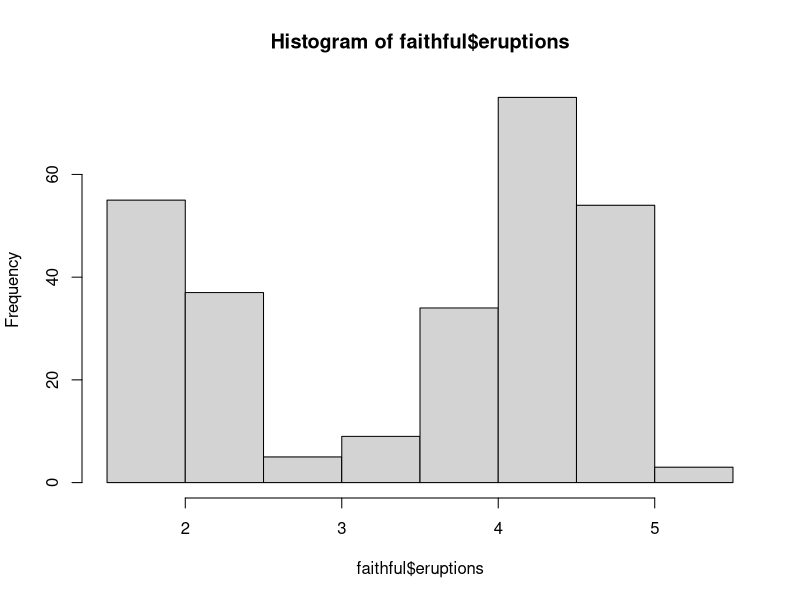
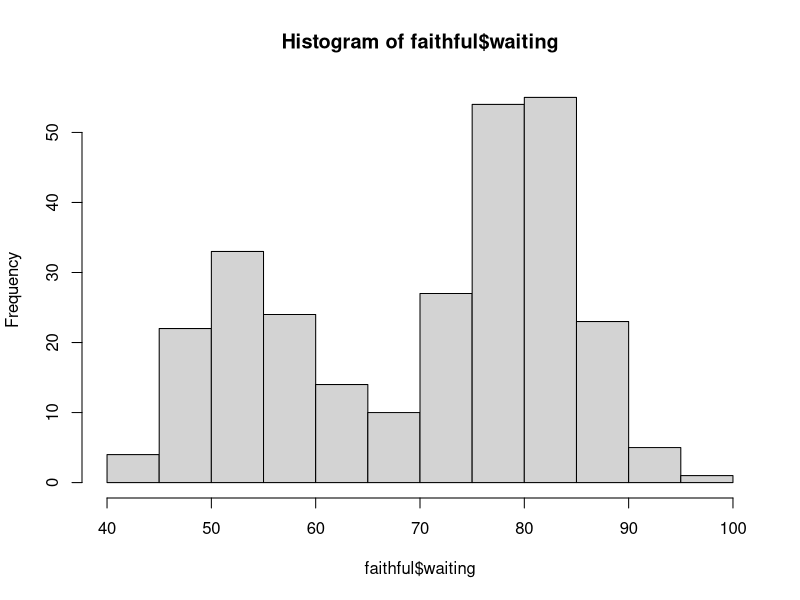
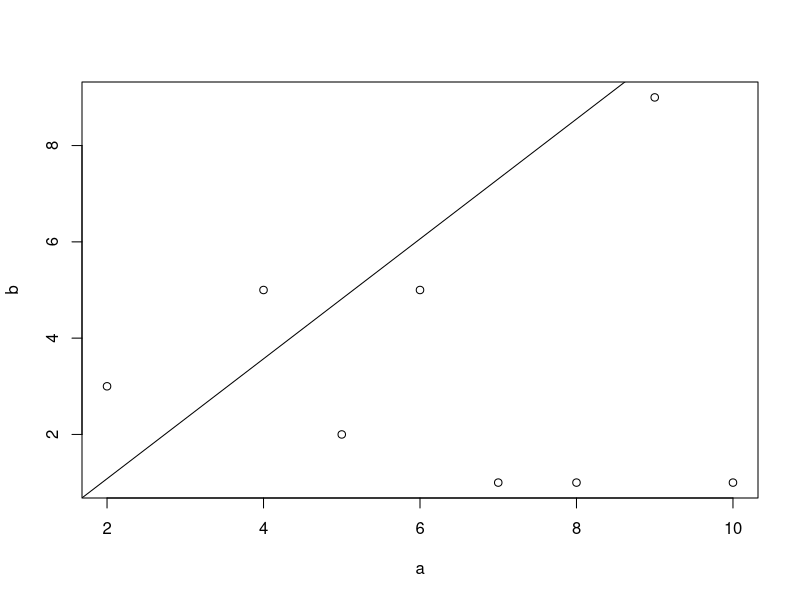

Generate these figures, in order, with R: (Note: this script raises an error after producing the figures.)
datasets::faithful

View(faithful)
summary(faithful)
sd(faithful$eruptions)
sd(faithful$waiting)
hist(faithful$eruptions)
hist(faithful$waiting)
cov(faithful$eruptions,faithful$waiting)

a=c(2,4,5,6,7,8,9,10)
b=c(90,80,70,60,50,40,30,10)
cov(a,b)
a=c(2,4,5,6,7,8,9,10)
b=c(3,5,2,5,1,1,9,1)
cor(a,b)
plot(a,b)
lm(a ~ b)
abline(-1.409,1.245)
hist(a,b)

height <- c(176, 154, 138, 196, 132, 176, 181, 169, 150, 175)
bodymass <- c(82, 49, 53, 112, 47, 69, 77, 71, 62, 78)
plot(height,bodymass)
cov(height,bodymass)
cor(height,bodymass)
lm(height ~ bodymass)
abline(98.0054, 0.9528)
abline(lm(height ~ bodymass))
plot(bodymass, height, pch = 16, cex = 1.3, col = "blue", main = "HEIGHT PLOTTED AGAINST BODY MASS", xlab = "BODY MASS (kg)", ylab = "HEIGHT (cm)")
abline(98.0054, 0.9528)
mod1 <- lm(y ~ x)
plot(x, y, xlim=c(min(x)-5, max(x)+5), ylim=c(min(y)-10, max(y)+10))
abline(mod1, lwd=2)
mod1<- lm(a ~ b)

